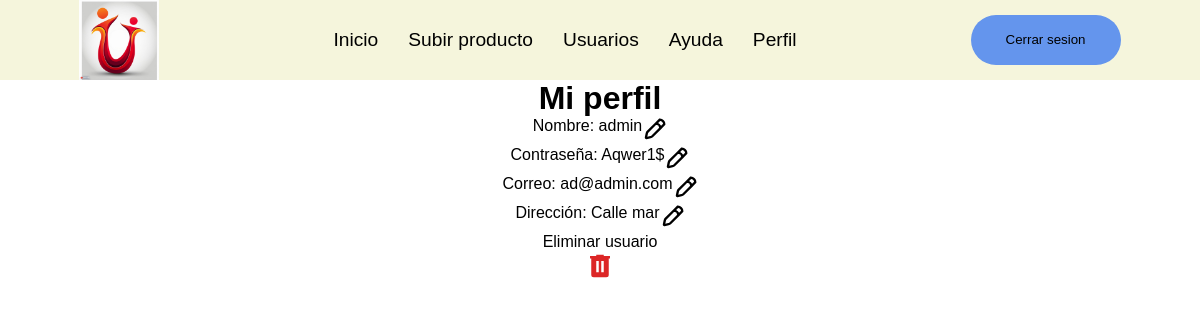
The page /perfilAdmin.php?id_user=6 on the database its author committed.
### tables this page shows
CREATE TABLE `usuarios` (
  `id` int(11) NOT NULL,
  `nombre` varchar(30) NOT NULL,
  `contrasena` varchar(20) NOT NULL,
  `correo` varchar(40) NOT NULL,
  `dirección` varchar(50) NOT NULL
);

### BD/Datos.php (called while the page is built, shortened)
<?php
class Datos
{
    private $dbhost = 'localhost';
    private $dbuser = 'Rafa';
    private $dbpasswd = "1234";
    private $dbname = "app";
    private $conexion;
    public function __construct()
    {
        $this->conexion = new mysqli($this->dbhost, $this->dbuser, $this->dbpasswd, $this->dbname);
        $this->conexion->select_db($this->dbname);
        $this->conexion->query("SET NAMES 'utf8'");
    }
    public function cogerNombre($id)
    {
        $query = mysqli_query($this->conexion, "SELECT * FROM usuarios where id = '$id'");
        $num = mysqli_num_rows($query);
        if ($num == 1) {
            $row = mysqli_fetch_assoc($query);
            $nombre = $row['nombre'];
            return $nombre;
        } else {
            return "No se encontró nada";
        }
    }
    public function cogerContrasena($id)
    {
        $query = mysqli_query($this->conexion, "SELECT * FROM usuarios where id = '$id'");
        $num = mysqli_num_rows($query);
        if ($num == 1) {
            $row = mysqli_fetch_assoc($query);
            $contrasena = $row['contrasena'];
            return $contrasena;
        } else {
            return "No se encontró nada";
        }
    }
    public function cogerCorreo($id)
    {
        $query = mysqli_query($this->conexion, "SELECT * FROM usuarios where id = '$id'");
        $num = mysqli_num_rows($query);
        if ($num == 1) {
            $row = mysqli_fetch_assoc($query);
            $correo = $row['correo'];
            return $correo;
        } else {
            return "No se encontró nada";
        }
    }
    public function cogerDirección($id)
    {
        $query = mysqli_query($this->conexion, "SELECT * FROM usuarios where id = '$id'");
        $num = mysqli_num_rows($query);
        if ($num == 1) {
            $row = mysqli_fetch_assoc($query);
            $dirección = $row['dirección'];
            return $dirección;
        } else {
            return "No se encontró nada";
        }
    }
}

### perfilAdmin.php (the view, shortened to what this page needs)
<?php
$usuario = $_GET['id_user'];
require_once "BD/Datos.php";
$datosUsuario = new Datos();
$nombrePerfil = $datosUsuario->cogerNombre($usuario);
$contrasenaPerfil = $datosUsuario->cogerContrasena($usuario);
$correoPerfil = $datosUsuario->cogerCorreo($usuario);
$direcciónPerfil = $datosUsuario->cogerDirección($usuario);
?>
<!DOCTYPE html>
<html lang="en">
<head>
    <link rel="stylesheet" href="css/perfil.css?v=<?php echo time(); ?>">
    <link rel="stylesheet" href="css/nav.css?v=<?php echo time(); ?>">
</head>
<body>
<div class="page">
<?php include "includes/navAdmin.php" ?>
<h1>Mi perfil</h1>
<div class="datos">
<div class="nombre">
<p>Nombre: <?php echo $nombrePerfil ?></p>
<a href="cambioDatosPerfil/cambiarNombreAdmin.php?id_user=<?php echo $usuario;?>"><img src="img/iconoLapiz.svg" alt="Cambiar nombre"></img></a>
</div>
<div class="contrasena">
<p>Contraseña: <?php echo $contrasenaPerfil ?></p>
<a href="cambioDatosPerfil/cambiarContrasenaAdmin.php?id_user=<?php echo $usuario;?>"><img src="img/iconoLapiz.svg" alt="Cambiar contraseña"></img></a>
</div>
<div class="correo">
<p>Correo: <?php echo $correoPerfil ?></p>
<a href="cambioDatosPerfil/cambiarCorreoAdmin.php?id_user=<?php echo $usuario;?>"><img src="img/iconoLapiz.svg" alt="Cambiar correo"></img></a>
</div>
<div class="direccion">
<p>Dirección: <?php echo $direcciónPerfil ?></p>
<a href="cambioDatosPerfil/cambiarDireccionAdmin.php?id_user=<?php echo $usuario;?>"><img src="img/iconoLapiz.svg" alt="Cambiar dirección"></img></a>
</div>
<div class="borrar">
    <p>Eliminar usuario</p>
    <a href="cambioDatosPerfil/eliminarUsuario.php?id_user=<?php echo $usuario;?>"><img src="img/iconoPapelera.svg" alt="Eliminar usuario"></a>
</div>
</div>
</div>
</body>
</html>

### css/perfil.css (style rules this page uses)
.page { display: flex; flex-direction: column; flex-wrap: wrap; text-align: center; font-family: Arial; }
.datos { display: flex; flex-direction: column; text-align: center; align-items: center; }
.nombre { display: flex; flex-direction: row; }
.contrasena { display: flex; flex-direction: row; }
.correo { display: flex; flex-direction: row; }
.direccion { display: flex; flex-direction: row; }

### css/nav.css (style rules this page uses)
* { padding: 0; margin: 0; }
body { font-family: Arial, Helvetica, sans-serif; }

### rows shown on the page
usuarios: nombre "admin", contrasena "Aqwer1$", correo "ad@admin.com", dirección "Calle mar"
